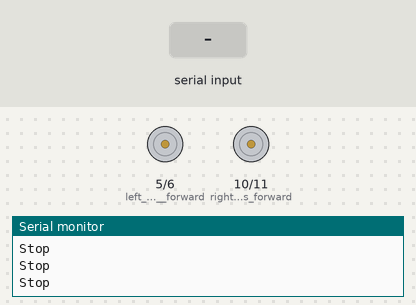
This sketch was run on a simulated Arduino Uno, built with avr-gcc and run on an emulated ATmega328P. On the bench: motor-driver pin pairs drawn as motors (green arrow = first pin HIGH = forward, orange = second pin HIGH = backward, longer = more drive), the last lines printed to the serial monitor. The inputs (shaded band) are chosen by the test bench.

Above: at 1.2 s.
1.3 s: "F" received over Serial
At 2.5 s:
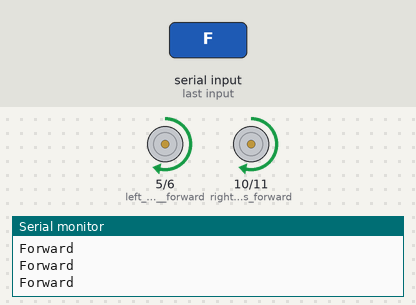
2.8 s: "B" received over Serial
At 3.7 s:
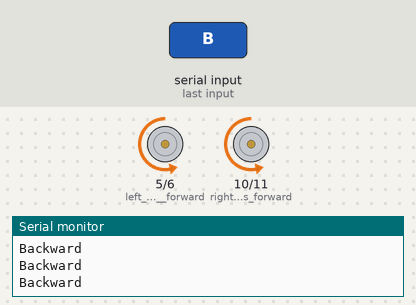
4.3 s: "L" received over Serial
At 4.7 s:
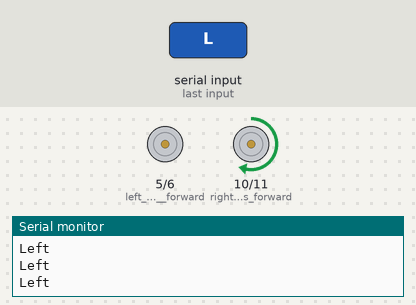
5.8 s: "R" received over Serial
At 6.9 s:
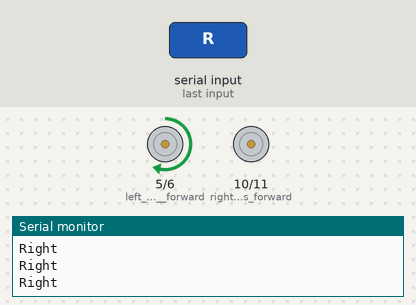
Timing chart, 0 to 8.3 s (numbered marks = the images above; inputs shaded):
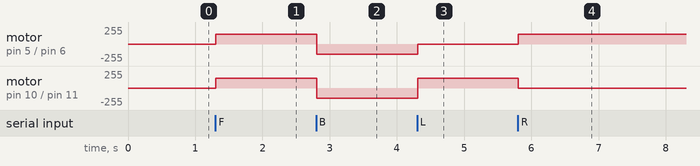

Measured:
- after the input at 1.3 s, motor on pin 5 (left_motors__forward) / pin 6 (left_motors_reverse), motor on pin 10 (right__motors_forward) / pin 11 (right_motors_reverse): stopped → forward 150/255 at once
- after the input at 2.8 s, motor on pin 5 (left_motors__forward) / pin 6 (left_motors_reverse), motor on pin 10 (right__motors_forward) / pin 11 (right_motors_reverse): forward 150/255 → backward 150/255 at once
- after the input at 4.3 s, motor on pin 5 (left_motors__forward) / pin 6 (left_motors_reverse): backward 150/255 → stopped at once; motor on pin 10 (right__motors_forward) / pin 11 (right_motors_reverse): backward 150/255 → forward 150/255 at once
- after the input at 5.8 s, motor on pin 5 (left_motors__forward) / pin 6 (left_motors_reverse): stopped → forward 150/255 at once; motor on pin 10 (right__motors_forward) / pin 11 (right_motors_reverse): forward 150/255 → stopped at once

The sketch:

motors.ino
```cpp
char t;
 int del=0;
 int spe=150;
void setup() {
pinMode(5,OUTPUT);   //left motors  forward
pinMode(6,OUTPUT);   //left motors reverse
pinMode(10,OUTPUT);   //right  motors forward
pinMode(11,OUTPUT);   //right motors reverse
//pinMode(9,OUTPU;   //Led
Serial.begin(9600);

}

 void forward()
{
  analogWrite(5,spe);
  analogWrite(6,0);
  analogWrite(10,spe);
  analogWrite(11,0);

  Serial.println("Forward");
  delay(del);
}

void backward()
{
  analogWrite(5,0);
  analogWrite(6,spe);
  analogWrite(10,0);
  analogWrite(11,spe);

  Serial.println("Backward");
  delay(del);
}

void right()
{
  analogWrite(5,spe);
  analogWrite(6,0);
  analogWrite(10,0);
  analogWrite(11,0);

  Serial.println("Right");
  delay(del);
}

void left()
{
  analogWrite(5,0);
  analogWrite(6,0);
  analogWrite(10,spe);
  analogWrite(11,0);

  Serial.println("Left");
  delay(del);
}

void stop()
{
  analogWrite(5,0);
  analogWrite(6,0);
  analogWrite(10,0);
  analogWrite(11,0);

  Serial.println("Stop");
}

void forwardright()
{
  analogWrite(5,spe);
  analogWrite(6,0);
  analogWrite(10,spe/4);
  analogWrite(11,0);

  Serial.println("Forward-right");
  delay(del);
}

void forwardleft()
{
  analogWrite(5,spe/4);
  analogWrite(6,0);
  analogWrite(10,spe);
  analogWrite(11,0);

  Serial.println("Forward-left");
  delay(del);
}

void backwardleft()
{
  analogWrite(5,0);
  analogWrite(6,spe);
  analogWrite(10,spe);
  analogWrite(11,0);

  Serial.println("Backward-left");
  delay(del);
}

void backwardright()
{
  analogWrite(5,spe);
  analogWrite(6,0);
  analogWrite(10,0);
  analogWrite(11,spe);

  Serial.println("Backward-right");
  delay(del);
}

void loop() {
if(Serial.available()){
  t = Serial.read();
  Serial.println(t);
}

if(t == 'F'){            //move  forward(all motors rotate in forward direction)
  forward();
}

else if(t == 'B'){      //move reverse (all  motors rotate in reverse direction)
  backward();
}

else if(t == 'L'){      //turn right (left side motors rotate in forward direction,  right side motors doesn't rotate)
  left();
}

else  if(t == 'R'){      //turn left (right side motors rotate in forward direction, left  side motors doesn't rotate)
  right();
}


else {      //STOP (all motors stop)
  stop();
}
}
```
